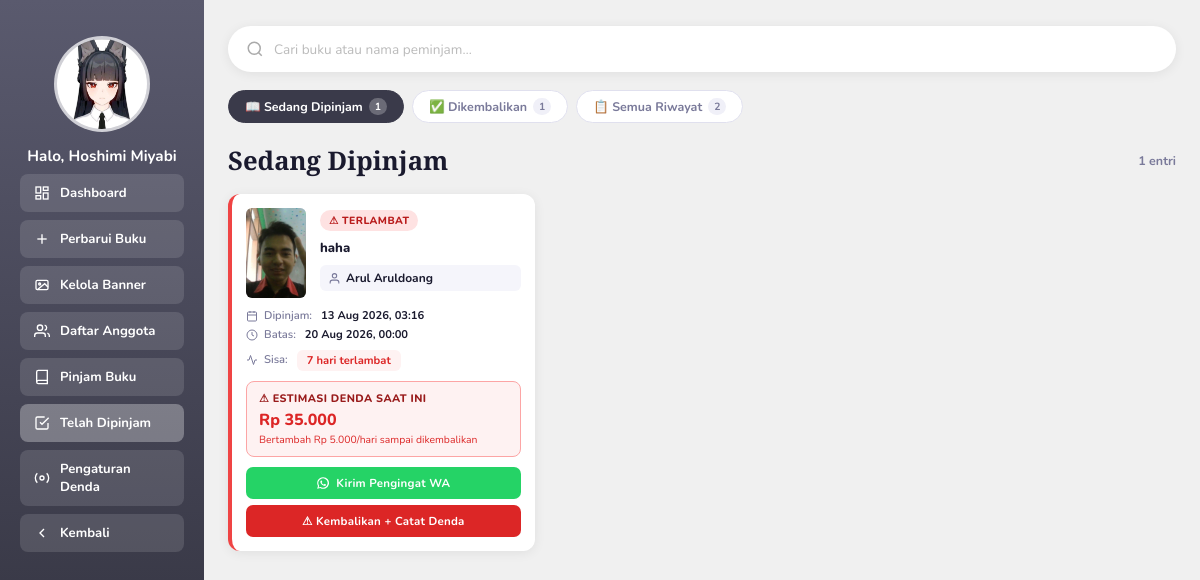
/telah_dipinjam.php (signed in), run on an earlier commit of the app's database.
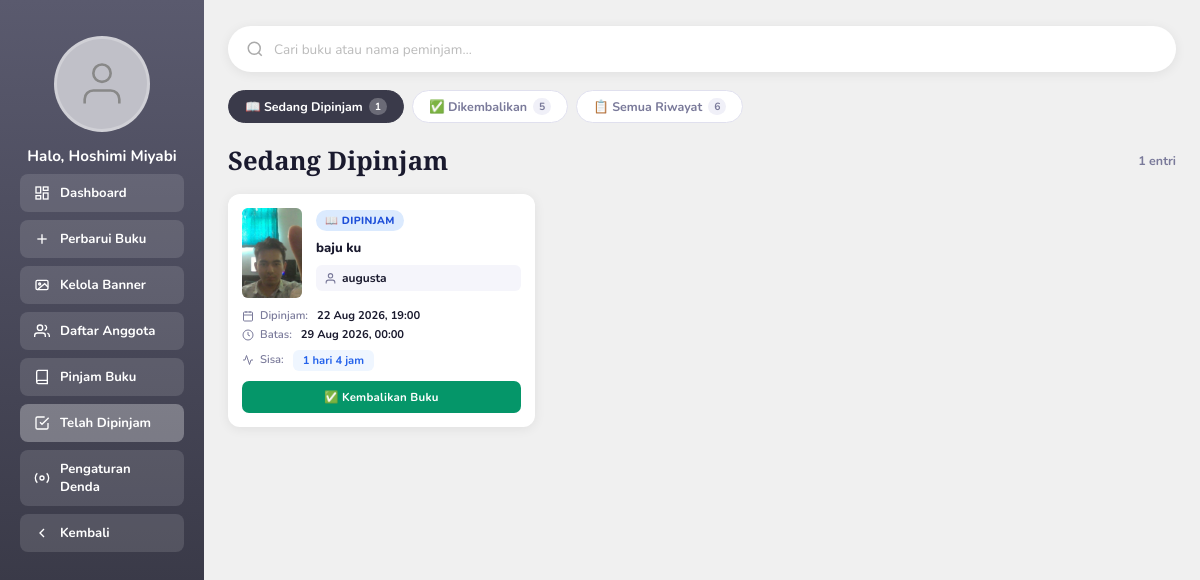
And on a later commit of the database.
### tables this page shows
CREATE TABLE `admin_profile` (
  `id` int NOT NULL,
  `user_id` int NOT NULL,
  `display_name` varchar(100) NOT NULL DEFAULT 'Admin',
  `foto` varchar(255) NOT NULL DEFAULT '',
  `updated_at` timestamp NULL DEFAULT CURRENT_TIMESTAMP ON UPDATE CURRENT_TIMESTAMP
);

CREATE TABLE `peminjaman` (
  `id` int NOT NULL,
  `buku_id` int NOT NULL,
  `user_id` int DEFAULT NULL,
  `nama_peminjam` varchar(150) NOT NULL,
  `waktu_pinjam` datetime NOT NULL DEFAULT CURRENT_TIMESTAMP,
  `batas_kembali` datetime NOT NULL,
  `waktu_kembali` datetime DEFAULT NULL,
  `terlambat_hari` int NOT NULL DEFAULT '0' COMMENT 'Jumlah hari keterlambatan',
  `denda` decimal(12,0) NOT NULL DEFAULT '0' COMMENT 'Total denda dalam rupiah',
  `status_denda` enum('tidak_ada','belum_bayar','lunas') NOT NULL DEFAULT 'tidak_ada' COMMENT 'Status pembayaran denda',
  `status` enum('dipinjam','dikembalikan') NOT NULL DEFAULT 'dipinjam',
  `created_at` timestamp NOT NULL DEFAULT CURRENT_TIMESTAMP
);

CREATE TABLE `buku` (
  `id` int NOT NULL,
  `judul` varchar(255) NOT NULL,
  `penulis` varchar(255) NOT NULL DEFAULT '',
  `isbn` varchar(50) NOT NULL DEFAULT '',
  `genre` varchar(100) NOT NULL DEFAULT '',
  `sinopsis` text,
  `stok` int NOT NULL DEFAULT '0',
  `gambar` varchar(500) NOT NULL DEFAULT '',
  `created_at` timestamp NULL DEFAULT CURRENT_TIMESTAMP,
  `updated_at` timestamp NULL DEFAULT CURRENT_TIMESTAMP ON UPDATE CURRENT_TIMESTAMP
);

CREATE TABLE `pengaturan` (
  `id` int NOT NULL,
  `kunci` varchar(100) NOT NULL COMMENT 'Nama pengaturan',
  `nilai` varchar(500) NOT NULL DEFAULT '' COMMENT 'Nilai pengaturan',
  `keterangan` varchar(255) NOT NULL DEFAULT '',
  `updated_at` timestamp NULL DEFAULT CURRENT_TIMESTAMP ON UPDATE CURRENT_TIMESTAMP
);

### telah_dipinjam.php (the view, shortened to what the changed rows need)
<?php
require_once 'db.php';
mysqli_set_charset($conn, 'utf8mb4');
mysqli_query($conn, "SET time_zone = '+07:00'");
$profil_res = mysqli_query($conn, 'SELECT * FROM admin_profile LIMIT 1');
$profil     = $profil_res ? mysqli_fetch_assoc($profil_res) : null;
$admin_name = $profil['display_name'] ?? ($_SESSION['user_name'] ?? 'Admin');
$admin_foto = $profil['foto'] ?? '';
function getSetting(mysqli $db, string $kunci, string $default = ''): string {
    $k   = mysqli_real_escape_string($db, $kunci);
    $res = mysqli_query($db, "SELECT nilai FROM pengaturan WHERE kunci='$k' LIMIT 1");
    $row = $res ? mysqli_fetch_assoc($res) : null;
    return $row ? $row['nilai'] : $default;
}
$denda_aktif    = getSetting($conn, 'denda_aktif',    '1') === '1';
$denda_per_hari = (int)getSetting($conn, 'denda_per_hari', '1000');
$grace_period   = (int)getSetting($conn, 'denda_grace_period', '0');
$tab = match($_GET['tab'] ?? 'dipinjam') {
    'dikembalikan' => 'dikembalikan',
    'riwayat'      => 'riwayat',
    default        => 'dipinjam',
};
$search  = trim($_GET['q'] ?? '');
$where_status = match($tab) {
    'dipinjam'     => "p.status = 'dipinjam'",
    'dikembalikan' => "p.status = 'dikembalikan'",
    default        => '1=1',
};
$where_search = '';
$sql = "SELECT p.*, b.judul, b.penulis, b.gambar, b.genre,
               u.no_hp AS anggota_no_hp, u.email AS anggota_email,
               rl.wa_terkirim AS wa_terkirim_hari_ini
        FROM peminjaman p
        INNER JOIN buku b ON b.id = p.buku_id
        LEFT JOIN users u ON u.id = p.user_id
        LEFT JOIN reminder_log rl ON rl.peminjaman_id = p.id AND rl.tanggal = CURDATE()
        WHERE $where_status $where_search
        ORDER BY p.waktu_pinjam DESC";
$pem_list = [];
$res = mysqli_query($conn, $sql);
while ($row = mysqli_fetch_assoc($res)) {
    $pem_list[] = $row;
}
$cnt = [];
foreach (['dipinjam', 'dikembalikan'] as $st) {
    $r = mysqli_query($conn,
        "SELECT COUNT(*) AS c FROM peminjaman p
         INNER JOIN buku b ON b.id = p.buku_id
         WHERE p.status='$st'"
    );
    $cnt[$st] = (int)(mysqli_fetch_assoc($r)['c'] ?? 0);
}
$cnt['riwayat'] = $cnt['dipinjam'] + $cnt['dikembalikan'];
$colors = ['col-a','col-b','col-c','col-d','col-e','col-f','col-g','col-h'];
function sisaWaktu(string $batas): array {
    $now   = new DateTimeImmutable();
    $batas = new DateTimeImmutable($batas);
    if ($now > $batas) {
        $diff = $now->diff($batas);
        return ['terlambat' => true, 'label' => $diff->days . ' hari terlambat', 'hari' => $diff->days];
    }
    $diff = $now->diff($batas);
    $parts = [];
    if ($diff->days >= 1) $parts[] = $diff->days . ' hari';
    if ($diff->h >= 1)    $parts[] = $diff->h    . ' jam';
    return ['terlambat' => false, 'label' => implode(' ', $parts) ?: 'Kurang dari 1 jam', 'hari' => 0];
}
function previewDenda(string $batas_kembali, bool $aktif, int $per_hari, int $grace): int {
    $now   = new DateTimeImmutable();
    $batas = new DateTimeImmutable($batas_kembali);
    $diff = $batas->diff($now);
    $hari_terlambat = $diff->days;
    $hari_denda = max(0, $hari_terlambat - $grace);
    return $hari_denda * $per_hari;
}
function formatNoWa(?string $no): string {
    $no = preg_replace('/\D/', '', $no ?? '');
    if (str_starts_with($no, '0')) {
        $no = '62' . substr($no, 1);
    } elseif (!str_starts_with($no, '62')) {
        $no = '62' . $no;
    }
    return $no;
}
function pesanPengingatWa(string $nama, string $judul, string $batasKembali, int $hariTerlambat, int $denda): string {
    $tgl = date('d M Y', strtotime($batasKembali));
    $msg  = "Halo $nama, ini pengingat dari Perpustakaan AKSA NOVA.\n\n";
    $msg .= "Buku \"$judul\" yang kamu pinjam sudah melewati batas pengembalian ($tgl) dan sudah terlambat $hariTerlambat hari.\n";
    if ($denda > 0) {
        $msg .= 'Estimasi denda saat ini: Rp ' . number_format($denda, 0, ',', '.') . ".\n";
    }
    $msg .= 'Mohon segera dikembalikan ke perpustakaan ya. Terima kasih 🙏';
    return $msg;
}
?>
<!DOCTYPE html>
<html lang="id">
<head>
</head>
<body>
<aside class="sidebar" id="sidebar">
  <div class="avatar-wrap" onclick="openProfilModal()" title="Edit Profil">
    <div class="avatar-circle">
      <?php if ($admin_foto && file_exists($admin_foto)): ?>
        <img src="<?= htmlspecialchars($admin_foto) ?>?v=<?= filemtime($admin_foto) ?>" alt="Admin"/>
      <?php else: ?>
        <svg class="default-icon" viewBox="0 0 24 24" fill="none" stroke="currentColor" stroke-width="1.2">
          <path d="M20 21v-2a4 4 0 0 0-4-4H8a4 4 0 0 0-4 4v2"/><circle cx="12" cy="7" r="4"/>
        </svg>
      <?php endif; ?>
    </div>
  </div>
  <div class="admin-name-label">Halo, <?= htmlspecialchars($admin_name) ?></div>
  <a class="sidebar-btn" href="dashboard.php">
    <svg viewBox="0 0 24 24" fill="none" stroke="currentColor" stroke-width="2"><rect x="3" y="3" width="7" height="9"/><rect x="14" y="3" width="7" height="5"/><rect x="14" y="12" width="7" height="9"/><rect x="3" y="16" width="7" height="5"/></svg>
    Dashboard
  </a>
  <a class="sidebar-btn" href="halaman_admin.php">
    <svg viewBox="0 0 24 24" fill="none" stroke="currentColor" stroke-width="2"><line x1="12" y1="5" x2="12" y2="19"/><line x1="5" y1="12" x2="19" y2="12"/></svg>
    Perbarui Buku
  </a>
  <a class="sidebar-btn" href="kelola_banner.php">
    <svg viewBox="0 0 24 24" fill="none" stroke="currentColor" stroke-width="2"><rect x="3" y="5" width="18" height="14" rx="2"/><circle cx="8.5" cy="10.5" r="1.5"/><path d="M21 15l-5-5L5 19"/></svg>
    Kelola Banner
  </a>
  <a class="sidebar-btn" href="daftar_anggota.php">
    <svg viewBox="0 0 24 24" fill="none" stroke="currentColor" stroke-width="2"><path d="M17 21v-2a4 4 0 0 0-4-4H5a4 4 0 0 0-4 4v2"/><circle cx="9" cy="7" r="4"/><path d="M23 21v-2a4 4 0 0 0-3-3.87"/><path d="M16 3.13a4 4 0 0 1 0 7.75"/></svg>
    Daftar Anggota
  </a>
  <a class="sidebar-btn" href="pinjam_buku.php">
    <svg viewBox="0 0 24 24" fill="none" stroke="currentColor" stroke-width="2"><path d="M4 19.5A2.5 2.5 0 0 1 6.5 17H20"/><path d="M6.5 2H20v20H6.5A2.5 2.5 0 0 1 4 19.5v-15A2.5 2.5 0 0 1 6.5 2z"/></svg>
    Pinjam Buku
  </a>
  <a class="sidebar-btn active" href="telah_dipinjam.php">
    <svg viewBox="0 0 24 24" fill="none" stroke="currentColor" stroke-width="2"><path d="M9 11l3 3L22 4"/><path d="M21 12v7a2 2 0 0 1-2 2H5a2 2 0 0 1-2-2V5a2 2 0 0 1 2-2h11"/></svg>
    Telah Dipinjam
  </a>
  <a class="sidebar-btn" href="pengaturan_denda.php">
    <svg viewBox="0 0 24 24" fill="none" stroke="currentColor" stroke-width="2"><circle cx="12" cy="12" r="3"/><path d="M19.07 4.93a10 10 0 0 1 0 14.14M4.93 4.93a10 10 0 0 0 0 14.14"/></svg>
    Pengaturan Denda
  </a>
  <a class="sidebar-btn" href="beranda.php">
    <svg viewBox="0 0 24 24" fill="none" stroke="currentColor" stroke-width="2"><polyline points="15 18 9 12 15 6"/></svg>
    Kembali
  </a>
</aside>
<main class="main">
  <div id="searchResultArea">
  <div class="tab-bar">
    <?php
    $tabs = [
      'dipinjam'     => ['label' => '📖 Sedang Dipinjam'],
      'dikembalikan' => ['label' => '✅ Dikembalikan'],
      'riwayat'      => ['label' => '📋 Semua Riwayat'],
    ];
    foreach ($tabs as $key => $data):
      $active = $tab === $key ? 'active' : '';
      $href   = 'telah_dipinjam.php?tab=' . $key . ($search ? '&q=' . urlencode($search) : '');
    ?>
    <a href="<?= $href ?>" class="tab-btn <?= $active ?>">
      <?= $data['label'] ?>
      <span class="tab-count"><?= $cnt[$key] ?></span>
    </a>
    <?php endforeach; ?>
  </div>
  <?php if (empty($pem_list)): ?>
  <div class="empty-state">
    <svg viewBox="0 0 24 24" fill="none" stroke="currentColor" stroke-width="1.5"><path d="M9 11l3 3L22 4"/><path d="M21 12v7a2 2 0 0 1-2 2H5a2 2 0 0 1-2-2V5a2 2 0 0 1 2-2h11"/></svg>
    <p><?= $search ? 'Tidak ada data yang cocok.' : 'Belum ada data peminjaman.' ?></p>
  </div>
  <?php else: ?>
  <div class="pem-grid">
    <?php foreach ($pem_list as $i => $pem):
      $isDipinjam  = $pem['status'] === 'dipinjam';
      $sisa        = $isDipinjam ? sisaWaktu($pem['batas_kembali']) : null;
      $isTerlambat = $sisa['terlambat'] ?? false;
      $preview_denda = 0;
      if ($isDipinjam && $isTerlambat) {
          $preview_denda = previewDenda($pem['batas_kembali'], $denda_aktif, $denda_per_hari, $grace_period);
      }
      $waLink  = '';
      $waSudahDikirim = (int)($pem['wa_terkirim_hari_ini'] ?? 0) === 1;
      if ($isDipinjam && $isTerlambat) {
          $waNomor = formatNoWa($pem['anggota_no_hp'] ?? '');
          if ($waNomor !== '') {
              $pesanWa = pesanPengingatWa(
                  $pem['nama_peminjam'],
                  $pem['judul'],
                  $pem['batas_kembali'],
                  $sisa['hari'] ?? 0,
                  $preview_denda
              );
              $waLink = 'https://wa.me/' . $waNomor . '?text=' . urlencode($pesanWa);
          }
      }
      $denda_sudah    = (int)($pem['denda'] ?? 0);
      $status_denda   = $pem['status_denda'] ?? 'tidak_ada';
      $cardClass = '';
      if ($isDipinjam) {
          $cardClass = $isTerlambat ? 'terlambat' : '';
      } else {
          if ($denda_sudah > 0 && $status_denda === 'belum_bayar') $cardClass = 'ada-denda';
          else $cardClass = 'dikembalikan';
      }
      $col     = $colors[$i % count($colors)];
    ?>
    <div class="pem-card <?= $cardClass ?>">
      <div class="pem-card-top">
        <div class="pem-thumb <?= ($pem['gambar'] && file_exists($pem['gambar'])) ? '' : $col ?>">
          <?php if ($pem['gambar'] && file_exists($pem['gambar'])): ?>
            <img src="<?= htmlspecialchars($pem['gambar']) ?>" alt="cover"/>
          <?php else: ?>
            <svg viewBox="0 0 24 24" fill="none" stroke="#fff" stroke-width="1.2" opacity=".6"><path d="M4 19.5A2.5 2.5 0 0 1 6.5 17H20"/><path d="M6.5 2H20v20H6.5A2.5 2.5 0 0 1 4 19.5v-15A2.5 2.5 0 0 1 6.5 2z"/></svg>
          <?php endif; ?>
        </div>
        <div class="pem-info">
          <?php if ($isDipinjam && $isTerlambat): ?>
            <span class="status-chip chip-terlambat">⚠ Terlambat</span>
          <?php elseif ($isDipinjam): ?>
            <span class="status-chip chip-dipinjam">📖 Dipinjam</span>
          <?php endif; ?>
          <div class="pem-judul" title="<?= htmlspecialchars($pem['judul']) ?>"><?= htmlspecialchars($pem['judul']) ?></div>
          <div class="pem-peminjam">
            <svg viewBox="0 0 24 24" fill="none" stroke="currentColor" stroke-width="2"><path d="M20 21v-2a4 4 0 0 0-4-4H8a4 4 0 0 0-4 4v2"/><circle cx="12" cy="7" r="4"/></svg>
            <?= htmlspecialchars($pem['nama_peminjam']) ?>
          </div>
        </div>
      </div>
      <div class="pem-meta">
        <div class="pem-meta-row">
          <svg viewBox="0 0 24 24" fill="none" stroke="currentColor" stroke-width="2"><rect x="3" y="4" width="18" height="18" rx="2"/><path d="M16 2v4M8 2v4M3 10h18"/></svg>
          Dipinjam:&nbsp;<span class="pem-meta-val"><?= date('d M Y, H:i', strtotime($pem['waktu_pinjam'])) ?></span>
        </div>
        <div class="pem-meta-row">
          <svg viewBox="0 0 24 24" fill="none" stroke="currentColor" stroke-width="2"><circle cx="12" cy="12" r="10"/><path d="M12 6v6l4 2"/></svg>
          Batas:&nbsp;<span class="pem-meta-val"><?= date('d M Y, H:i', strtotime($pem['batas_kembali'])) ?></span>
        </div>
        <?php if ($isDipinjam && $sisa): ?>
        <div class="pem-meta-row" style="margin-top:2px;">
          <svg viewBox="0 0 24 24" fill="none" stroke="currentColor" stroke-width="2"><path d="M22 12h-4l-3 9L9 3l-3 9H2"/></svg>
          Sisa:&nbsp;<span class="sisa-badge <?= $isTerlambat ? 'sisa-terlambat' : 'sisa-ok' ?>"><?= htmlspecialchars($sisa['label']) ?></span>
        </div>
        <?php endif; ?>
      </div>
      <?php if ($isDipinjam && $isTerlambat && $preview_denda > 0 && $denda_aktif): ?>
      <div class="denda-box preview">
        <div class="denda-title">⚠ Estimasi Denda Saat Ini</div>
        <div class="denda-nominal">Rp <?= number_format($preview_denda, 0, ',', '.') ?></div>
        <div class="denda-sub">Bertambah Rp <?= number_format($denda_per_hari, 0, ',', '.') ?>/hari sampai dikembalikan</div>
      </div>
      <?php endif; ?>
      <div class="pem-footer">
        <?php if ($isDipinjam): ?>
          <?php if ($isTerlambat): ?>
            <?php if ($waLink): ?>
            <a class="btn-wa" href="<?= htmlspecialchars($waLink) ?>" target="_blank" rel="noopener"
               onclick="setTimeout(function(){ tandaiWa(<?= $pem['id'] ?>, 1); }, 400);">
              Kirim Pengingat WA
            </a>
            <?php elseif (!$waSudahDikirim): ?>
            <div class="btn-wa-disabled" title="No HP anggota belum tercatat di akunnya">📵 No HP anggota belum diisi</div>
            <?php endif; ?>
          <?php endif; ?>
        <button class="btn-kembalikan <?= ($isTerlambat && $preview_denda > 0) ? 'has-denda' : '' ?>"
          onclick="konfirmasiKembali(
            <?= $pem['id'] ?>,
            '<?= htmlspecialchars(addslashes($pem['judul'])) ?>',
            '<?= htmlspecialchars(addslashes($pem['nama_peminjam'])) ?>',
            <?= $isTerlambat ? 1 : 0 ?>,
            <?= $preview_denda ?>,
            '<?= htmlspecialchars(addslashes($sisa['label'] ?? '')) ?>'
          )">
          <?= ($isTerlambat && $preview_denda > 0) ? '⚠ Kembalikan + Catat Denda' : '✅ Kembalikan Buku' ?>
        </button>
        <?php endif; ?>
      </div>
    </div>
    <?php endforeach; ?>
  </div>
  <?php endif; ?>
  <?php
  $search_result_html = ob_get_clean();
  echo $search_result_html;
  ?>
  </div>
</main>
</body>
</html>

What changed in the data, as far as the page shows it:
no longer on this page (row edited): peminjaman: buku.gambar (picture), shows "⚠ TERLAMBAT", buku.judul "haha", nama_peminjam "Arul Aruldoang", waktu_pinjam "13 Aug 2026, 03:16", batas_kembali "20 Aug 2026, 00:00", status+batas_kembali "7 hari terlambat", preview_denda "35.000", shows "⚠ Kembalikan + Catat Denda"
no longer on this page (row edited): pengaturan: nilai "5.000"
changed admin_profile "Hoshimi Miyabi": foto: picture removed
added peminjaman: buku.gambar (picture), shows "📖 DIPINJAM", buku.judul "baju ku", nama_peminjam "augusta", waktu_pinjam "22 Aug 2026, 19:00", batas_kembali "29 Aug 2026, 00:00", status+batas_kembali "1 hari 4 jam", shows "✅ Kembalikan Buku"
Also different on the page:
new list line: "✅ Dikembalikan 5"
new list line: "📋 Semua Riwayat 6"
list line gone: "✅ Dikembalikan 1"
list line gone: "📋 Semua Riwayat 2"
